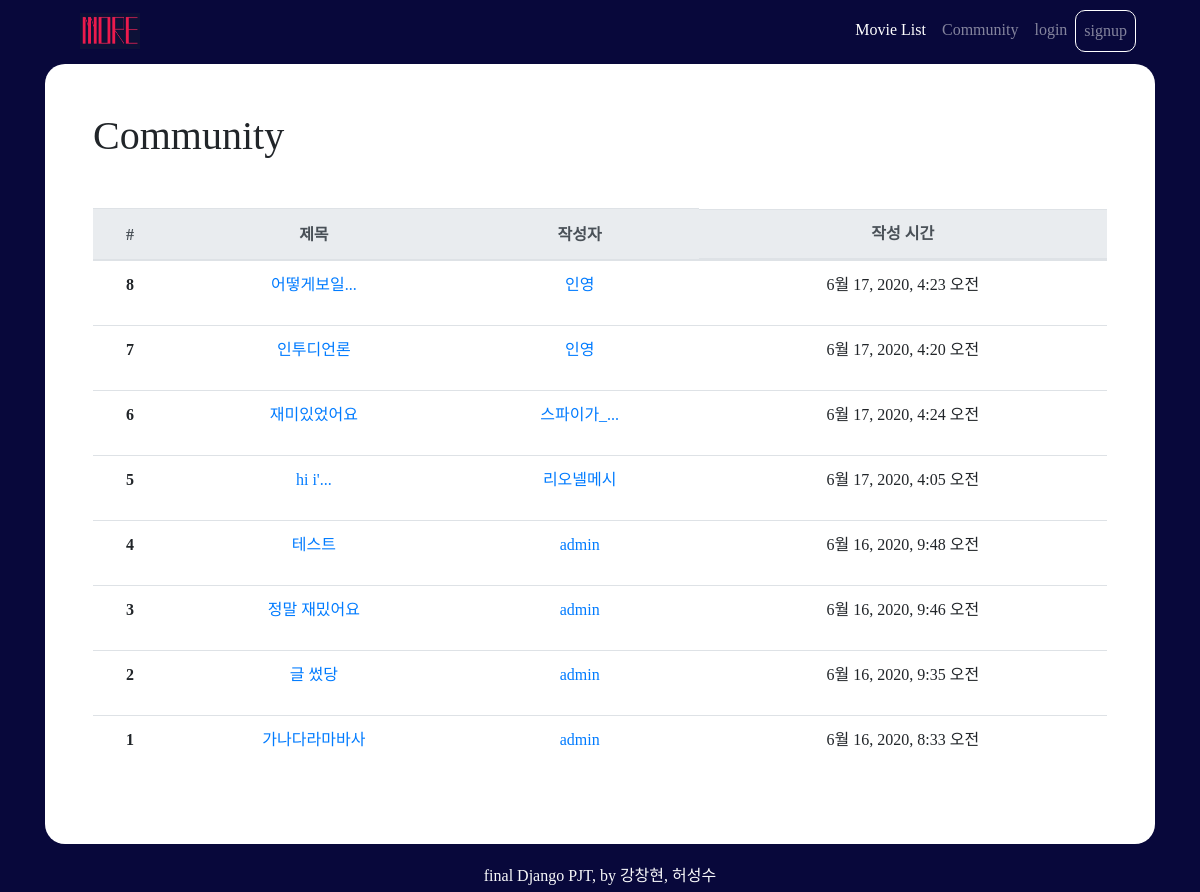
Before: /movies/community/ with the older database file.
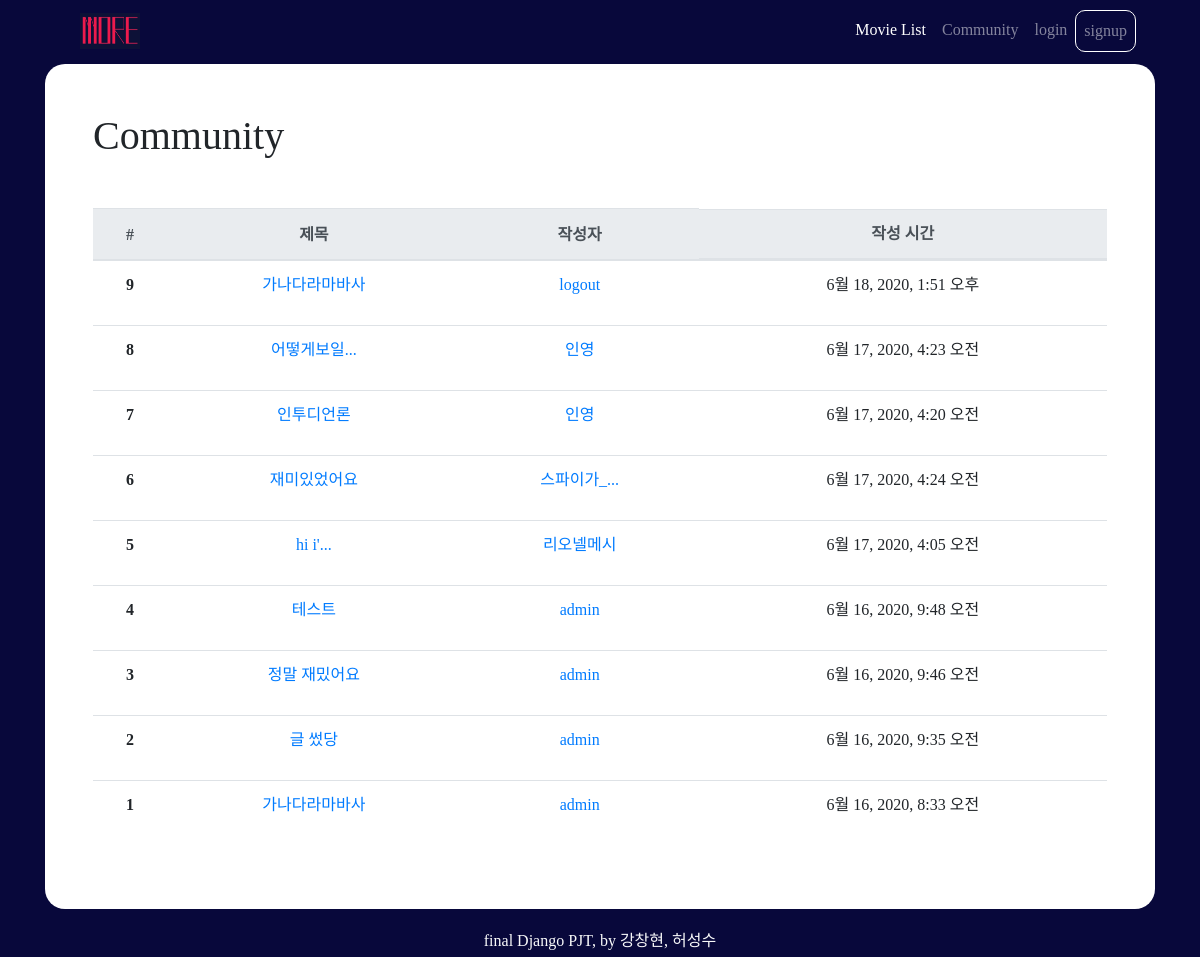
After: the same page with the newer database file.
### movies/models.py (models this page shows)
class Review(models.Model):
    title = models.CharField(max_length=100)
    movie = models.ForeignKey(Movie, on_delete=models.CASCADE)
    rank = models.IntegerField()
    content = models.TextField()
    created_at = models.DateTimeField(auto_now_add=True)
    updated_at = models.DateTimeField(auto_now=True)
    user = models.ForeignKey(settings.AUTH_USER_MODEL, on_delete=models.CASCADE)

### accounts/models.py (models this page shows)
class User(AbstractUser):
    followers = models.ManyToManyField(settings.AUTH_USER_MODEL,related_name='followings')

### movies/views.py (the view)
# urls.py: path('community/', views.community, name='community'),
def community(request):
    reviews = Review.objects.order_by('-pk')
    paginator = Paginator(reviews, 10)
    page_number = request.GET.get('page')
    page_obj = paginator.get_page(page_number)
    context = {
        'reviews': reviews,
        'page_obj' : page_obj,
    }
    return render(request, 'movies/community.html', context)

### movies/templates/movies/community.html
{% extends 'base.html' %}
{% load bootstrap4 %}
{% block content %}
<div class='bg-white mb-5 p-5' style="border-radius: 20px;">
  <h1 class="mb-5">Community</h1>
  <table class="table mt-1 text-center">
    <thead class="thead-light">
      <tr>
        <th scope="col">#</th>
        <th scope="col">제목</th>
        <th scope="col">작성자</th>
        <th scope="col" class="d-none d-sm-block">작성 시간</th>
      </tr>
    </thead>
    <tbody>
      {% for review in reviews %}
      <tr>
        <th scope="row">{{ forloop.revcounter }}</th>
        <td><a href="{% url 'movies:review_detail' review.movie.id review.pk %}">{{ review.title|truncatechars:8  }}</a></td>
        <td><a href="{% url 'accounts:detail' review.user %}"><p>{{ review.user|truncatechars:8 }}</p></a></td>
        <td class="d-none d-sm-block">{{ review.updated_at }}</td>
      </tr>
      {% endfor %}
    </tbody>
  </table>
</div>
{% endblock %}

Changed rows visible on the page:
added Review: title "가나다라마바사", user "logout", updated_at "6월 18, 2020, 1:51 오후"
